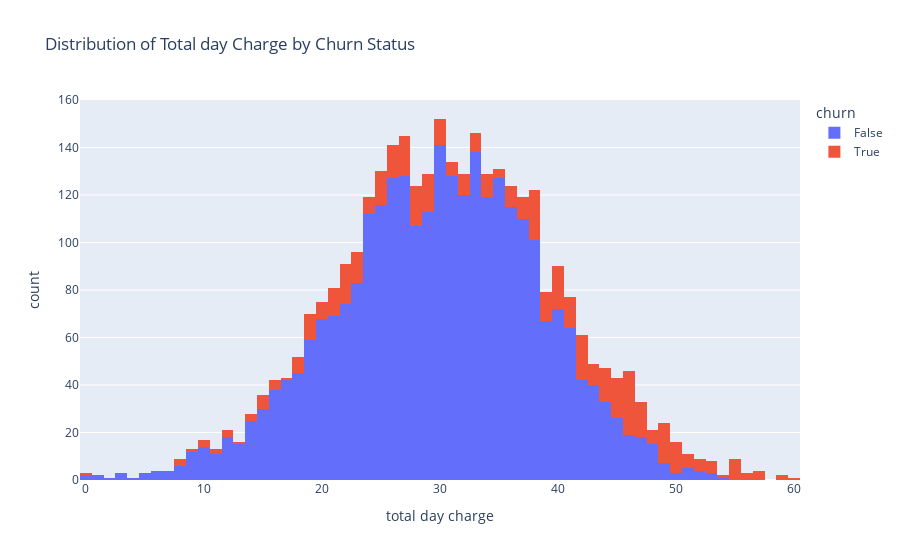

Notebook code for this chart:
### Markdown cell above
## Histogram Visualisation 

Check the distriution of variables with high correlation with churn

### Code cell
# distribution of total day charge and churn status
fig = px.histogram(data, x="total day charge", color="churn", 
                   title="Distribution of Total day Charge by Churn Status")
fig.show()

### Figure 1 — Plotly figure (JSON) as saved in the notebook; plotly's stock layout.template omitted (floating-point values rounded to 4 significant figures; data arrays with more than 128 entries replaced by an {"elided": "..."} marker saying what was removed)
{"data": [{"alignmentgroup": "True", "bingroup": "x", "hovertemplate": "churn=False<br>total day charge=%{x}<br>count=%{y}<extra></extra>", "legendgroup": "False", "marker": {"color": "#636efa", "pattern": {"shape": ""}}, "name": "False", "offsetgroup": "False", "orientation": "v", "showlegend": true, "type": "histogram", "x": {"elided": "2850 float values"}, "xaxis": "x", "yaxis": "y"}, {"alignmentgroup": "True", "bingroup": "x", "hovertemplate": "churn=True<br>total day charge=%{x}<br>count=%{y}<extra></extra>", "legendgroup": "True", "marker": {"color": "#EF553B", "pattern": {"shape": ""}}, "name": "True", "offsetgroup": "True", "orientation": "v", "showlegend": true, "type": "histogram", "x": {"elided": "483 float values"}, "xaxis": "x", "yaxis": "y"}], "layout": {"barmode": "relative", "legend": {"title": {"text": "churn"}, "tracegroupgap": 0}, "title": {"text": "Distribution of Total day Charge by Churn Status"}, "xaxis": {"anchor": "y", "domain": [0, 1], "title": {"text": "total day charge"}}, "yaxis": {"anchor": "x", "domain": [0, 1], "title": {"text": "count"}}}}
